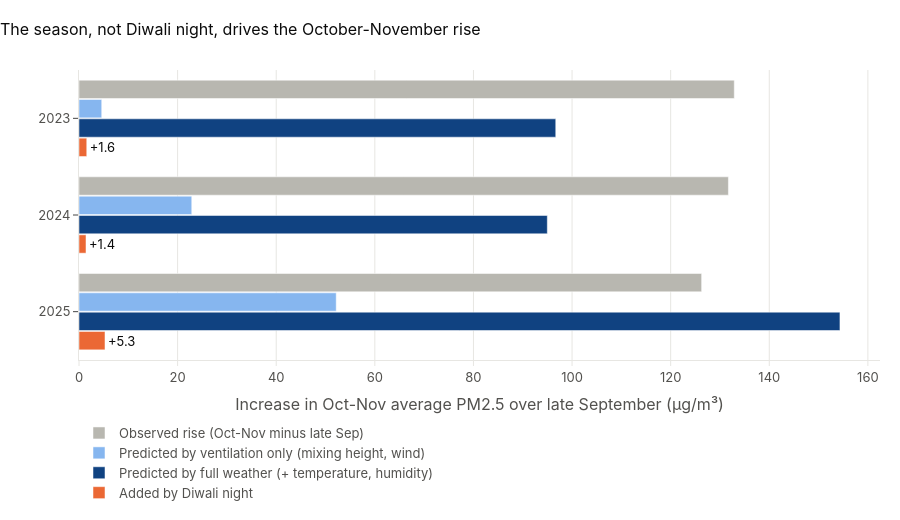

Notebook cell for this chart:
### Markdown cell above
### Chart 6: the answer to the question
For each year: the October–November rise over late September, the part the weather model predicts, and the part Diwali night adds to the season average.

### Code cell
fig6 = go.Figure()
fig6.add_trace(go.Bar(y=xs, x=dec.observed_rise, name="Observed rise (Oct-Nov minus late Sep)", orientation="h", marker_color=CONTEXT,
                      hovertemplate="%{y}: +%{x:.0f} µg/m³<extra>Observed rise</extra>"))
fig6.add_trace(go.Bar(y=xs, x=dec.rise_ventilation, name="Predicted by ventilation only (mixing height, wind)", orientation="h",
                      marker_color=YEAR_COLOR[2023], hovertemplate="%{y}: +%{x:.0f} µg/m³<extra>Ventilation-only model</extra>"))
fig6.add_trace(go.Bar(y=xs, x=dec.rise_full, name="Predicted by full weather (+ temperature, humidity)", orientation="h",
                      marker_color=YEAR_COLOR[2025], hovertemplate="%{y}: +%{x:.0f} µg/m³<extra>Full-weather model</extra>"))
fig6.add_trace(go.Bar(y=xs, x=main.adds_to_octnov_mean, name="Added by Diwali night", orientation="h", marker_color=HIGHLIGHT,
                      text=[f"+{v:.1f}" for v in main.adds_to_octnov_mean], textposition="outside", textfont=dict(color=INK),
                      hovertemplate="%{y}: +%{x:.1f} µg/m³<extra>Diwali night</extra>"))
fig6.update_layout(barmode="group", bargap=0.2, bargroupgap=0.05)
style(fig6, "The season, not Diwali night, drives the October-November rise",
      "Increase in Oct-Nov average PM2.5 over late September (µg/m³)", "", height=520)
fig6.update_yaxes(autorange="reversed", showgrid=False)
fig6.update_xaxes(showgrid=True, gridcolor=GRID)
fig6.update_layout(legend=dict(orientation="v", y=-0.2, yanchor="top", x=0, xanchor="left"), margin=dict(b=150))
save(fig6, "fig6_decomposition")

### Figure 1 — Plotly figure (JSON) as saved in the notebook; plotly's stock layout.template omitted (floating-point values rounded to 4 significant figures)
{"data": [{"hovertemplate": "%{y}: +%{x:.0f} µg/m³<extra>Observed rise</extra>", "marker": {"color": "#b8b7b0"}, "name": "Observed rise (Oct-Nov minus late Sep)", "orientation": "h", "type": "bar", "x": [132.9, 131.7, 126.3], "y": ["2023", "2024", "2025"]}, {"hovertemplate": "%{y}: +%{x:.0f} µg/m³<extra>Ventilation-only model</extra>", "marker": {"color": "#86b6ef"}, "name": "Predicted by ventilation only (mixing height, wind)", "orientation": "h", "type": "bar", "x": [4.609, 22.87, 52.17], "y": ["2023", "2024", "2025"]}, {"hovertemplate": "%{y}: +%{x:.0f} µg/m³<extra>Full-weather model</extra>", "marker": {"color": "#104281"}, "name": "Predicted by full weather (+ temperature, humidity)", "orientation": "h", "type": "bar", "x": [96.69, 94.98, 154.3], "y": ["2023", "2024", "2025"]}, {"hovertemplate": "%{y}: +%{x:.1f} µg/m³<extra>Diwali night</extra>", "marker": {"color": "#eb6834"}, "name": "Added by Diwali night", "orientation": "h", "text": ["+1.6", "+1.4", "+5.3"], "textfont": {"color": "#0b0b0b"}, "textposition": "outside", "type": "bar", "x": [1.573, 1.422, 5.272], "y": ["2023", "2024", "2025"]}], "layout": {"bargap": 0.2, "bargroupgap": 0.05, "barmode": "group", "font": {"color": "#52514e", "family": "Inter, Segoe UI, Arial, sans-serif", "size": 13}, "height": 520, "hoverlabel": {"bgcolor": "white", "font": {"size": 12}}, "legend": {"orientation": "v", "title": {}, "x": 0, "xanchor": "left", "y": -0.2, "yanchor": "top"}, "margin": {"b": 150, "l": 60, "r": 20, "t": 70}, "paper_bgcolor": "white", "plot_bgcolor": "white", "title": {"font": {"color": "#0b0b0b", "size": 16}, "text": "The season, not Diwali night, drives the October-November rise", "x": 0, "xanchor": "left"}, "xaxis": {"gridcolor": "#e7e6e2", "linecolor": "#e7e6e2", "showgrid": true, "tickcolor": "#e7e6e2", "ticks": "outside", "title": {"text": "Increase in Oct-Nov average PM2.5 over late September (µg/m³)"}}, "yaxis": {"autorange": "reversed", "gridcolor": "#e7e6e2", "linecolor": "#e7e6e2", "showgrid": false, "title": {"text": ""}, "zeroline": false}}}
